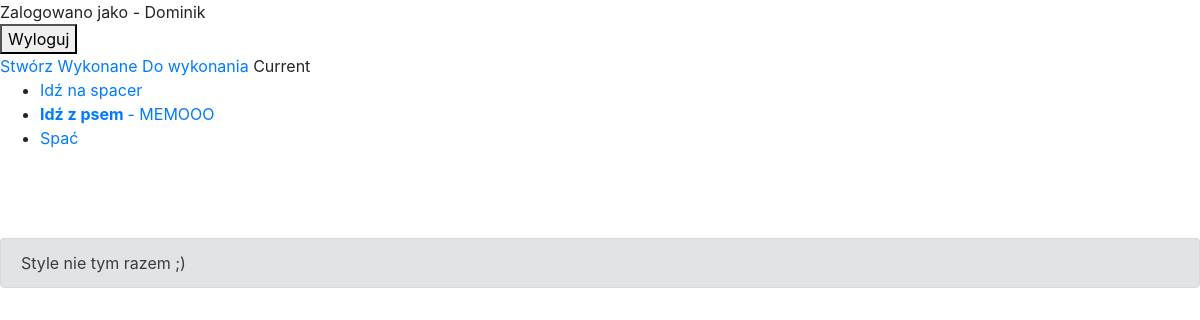
/current/ (signed in), run on the app's committed database.
### todo/models.py (models this page shows, shortened)
class Todo(models.Model):
    title = models.CharField(max_length=128)
    memo = models.TextField(blank=True)
    created = models.DateTimeField(auto_now_add=True)
    datecompleted = models.DateTimeField(null=True, blank=True)
    important = models.BooleanField(default=False)
    user = models.ForeignKey(User, on_delete=models.CASCADE)

### todo/views.py (the view)
# urls.py: path('current/', views.currenttodos, name='currenttodos'),
@login_required
def currenttodos(request):
    todos = Todo.objects.filter(user=request.user, datecompleted__isnull=True)
    contex = {
        'todos': todos,
    }
    return render(request, 'todo/currenttodos.html', contex)

### todo/templates/todo/currenttodos.html
{% extends 'todo/base.html' %}
{% block content %}
    Current
    <ul>
        {% for todo in todos %}
            <li>
                <a href="{% url 'viewtodo' todo.id %}">
                    {% if todo.important %}<b>{% endif %}
                        {{ todo.title }}
                    {% if todo.important %}</b>{% endif %}
                    {% if todo.important %}
                        - {{ todo.memo }}
                    {% endif %}
                </a>
            </li>
        {% endfor %}
    </ul>
{% endblock %}

### todo/templates/todo/base.html (shortened to what this page needs)
<!doctype html>
<html lang="en">
    <head>
        <link rel="stylesheet" href="https://stackpath.bootstrapcdn.com/bootstrap/4.5.2/css/bootstrap.min.css">
    </head>
    <body>
        {% if user.is_authenticated %}
            Zalogowano jako - {{ user.username }}
            <form action="{% url 'logoutuser' %}" method="POST">
                <button type="submit">Wyloguj</button>
            </form>
            <a href="{% url 'createtodos' %}">Stwórz</a>
            <a href="{% url 'completedtodos' %}">Wykonane</a>
            <a href="{% url 'currenttodos' %}">Do wykonania</a>
        {% endif %}
        {% block content %}{% endblock %}
        <br><br><br>
        <div class="alert alert-secondary" role="alert">
            Style nie tym razem ;)
        </div>
    </body>
</html>

### data on the page
Todo: title "Idź na spacer"
Todo: title "Idź z psem", memo "MEMOOO"
Todo: title "Spać"

### other printed values
{{ user.username }} "Dominik"
